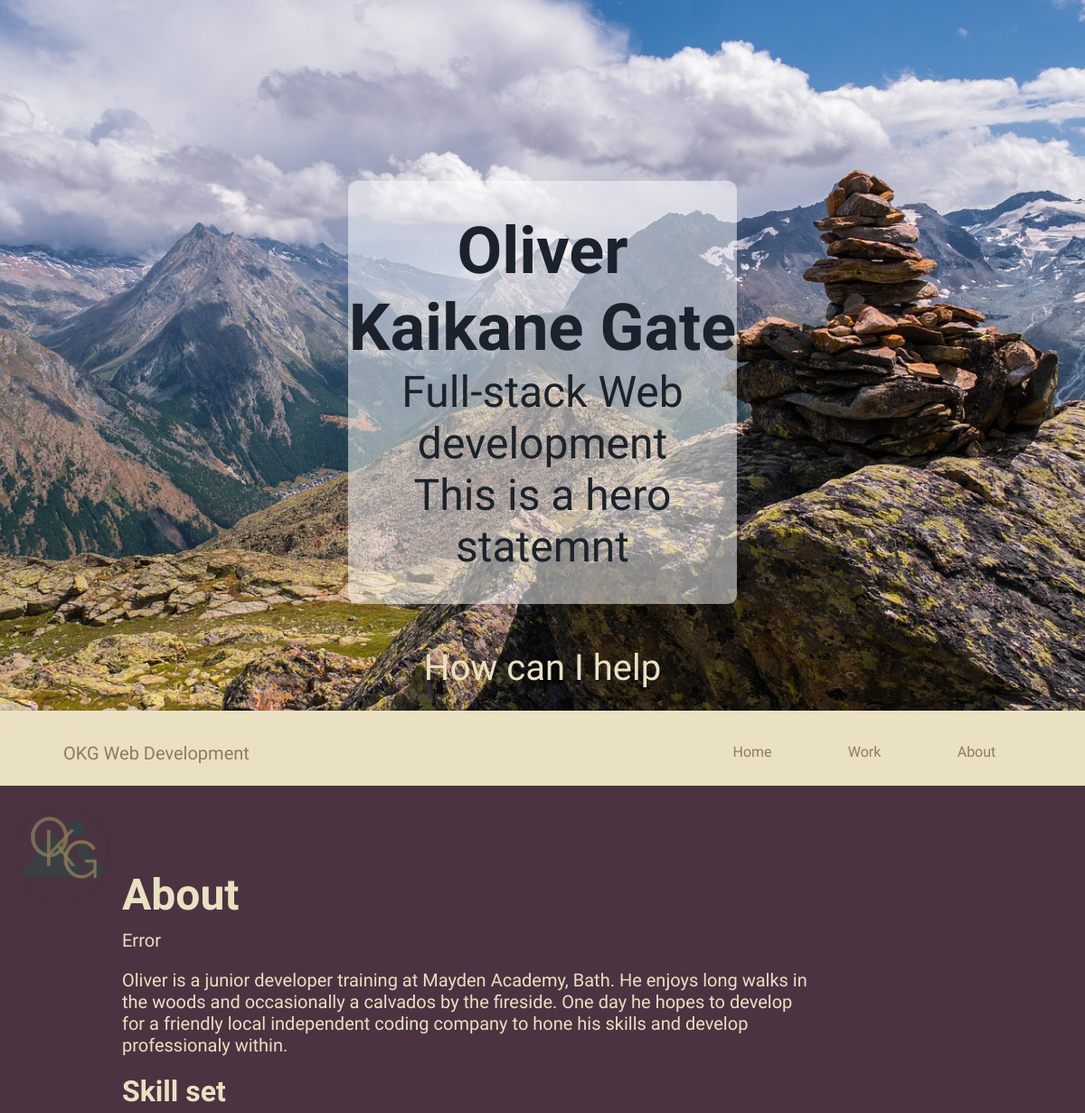
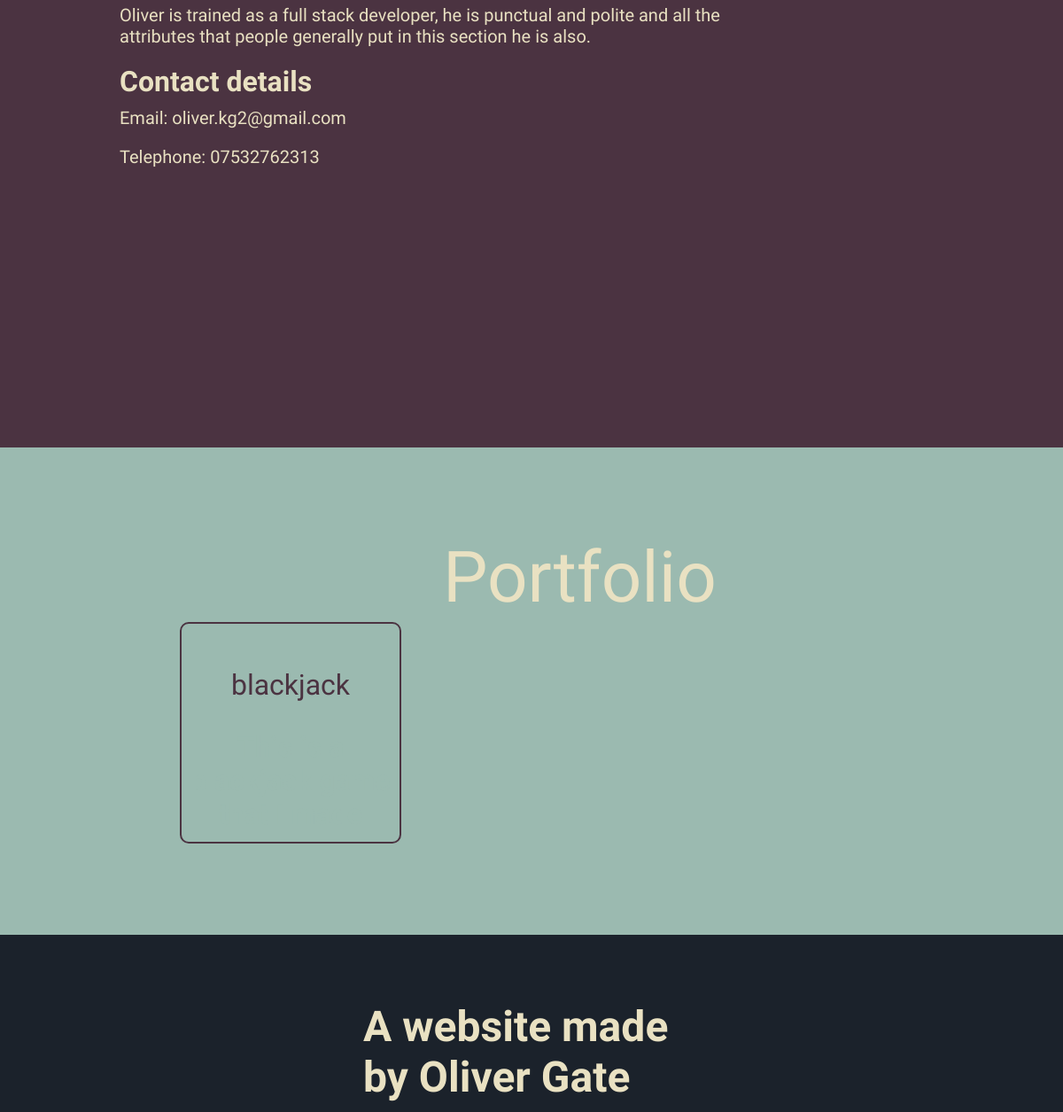
The app's page /, older data (2 pictures, top to bottom).
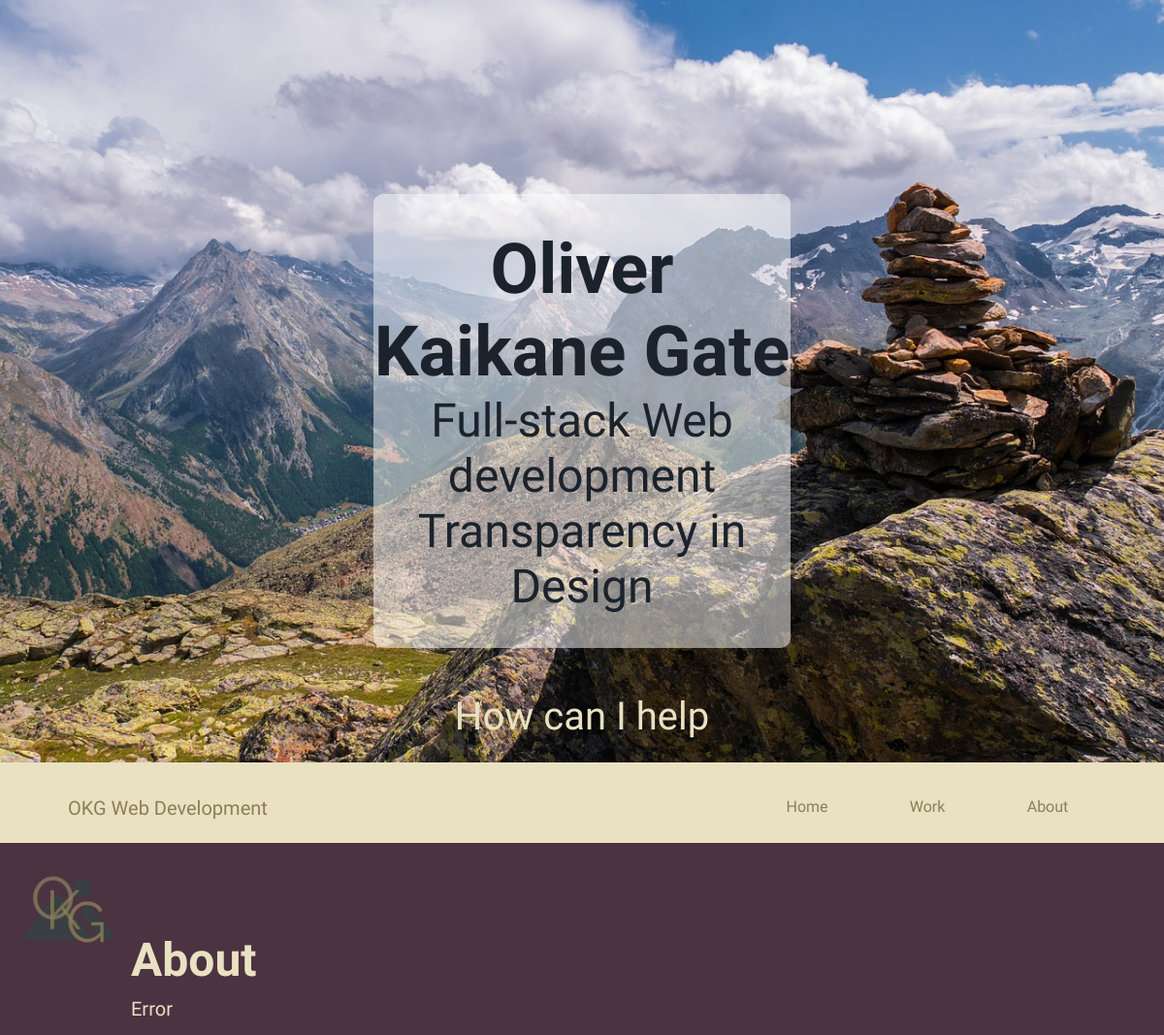
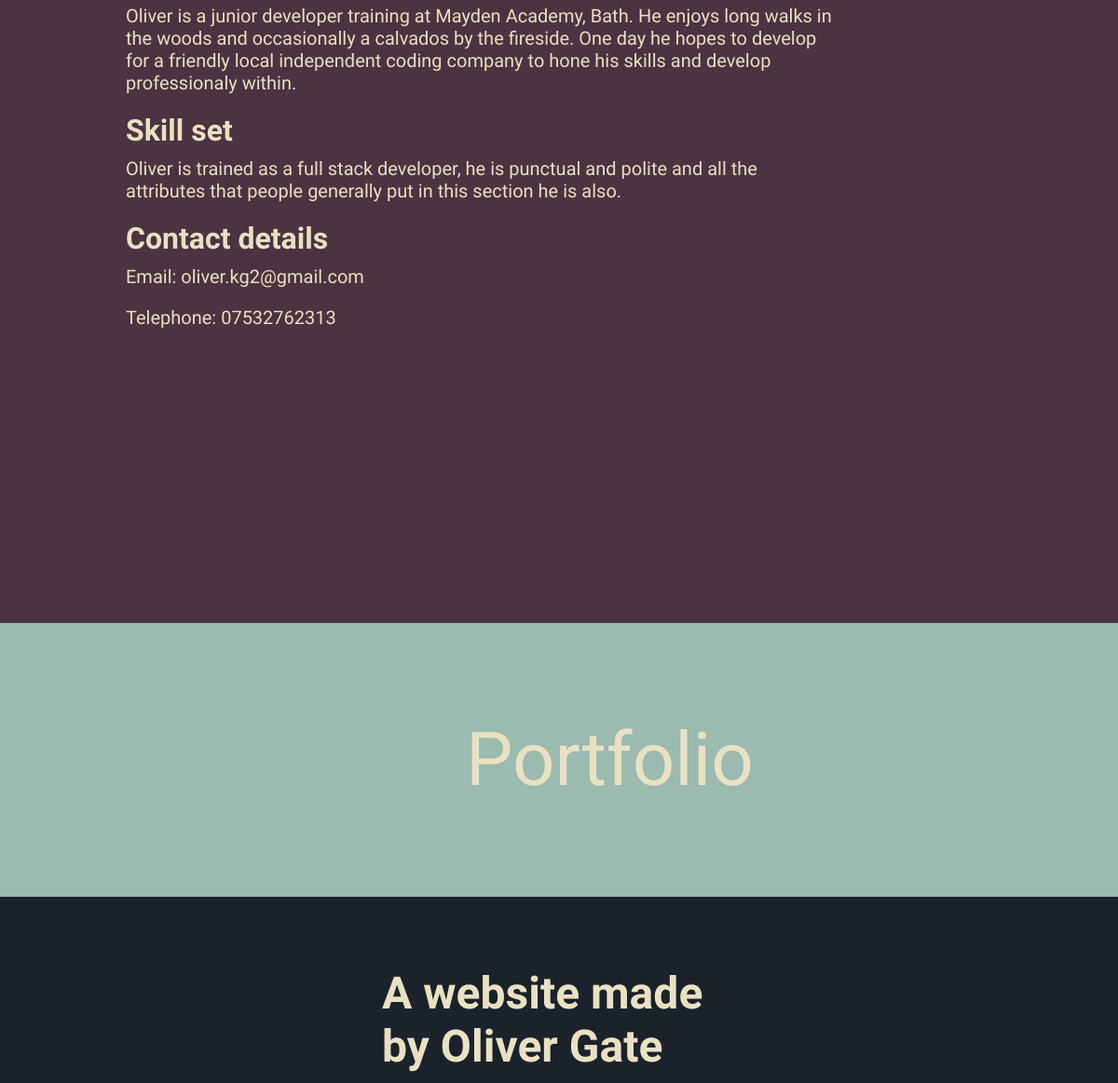
The same page, newer data (2 pictures, top to bottom).
### tables this page shows
CREATE TABLE `text_input` (
  `id` int(11) unsigned NOT NULL AUTO_INCREMENT,
  `location_description` varchar(255) DEFAULT NULL,
  `visibility` tinyint(1) unsigned NOT NULL DEFAULT '1',
  `content` varchar(10000) DEFAULT NULL,
  `url_name` varchar(255) DEFAULT NULL,
  PRIMARY KEY (`id`)
);

CREATE TABLE `portfolio` (
  `id` int(11) unsigned NOT NULL AUTO_INCREMENT,
  `project_name` varchar(255) DEFAULT NULL,
  `image_file_name` varchar(255) DEFAULT NULL,
  `visibilty` tinyint(1) unsigned DEFAULT '1',
  `hover_text` varchar(10000) DEFAULT NULL,
  `project_url` varchar(555) DEFAULT NULL,
  PRIMARY KEY (`id`)
);

### pull_data.php (called while the page is built)
<?php
require 'pull_data_functions.php';
require 'db_instantiation.php';
$content_array = content_collect('location_description','content', $db);
$hero_statement = content_picker('hero_statement', $content_array);
$about_me1 = content_picker('about_me1', $content_array);
$portfolio_db = portfolio_collect($db);

### index.php (the view, shortened to what this page needs)
<?php
require 'pull_data.php';
?>
<html lang="en">
<head>
    <link rel="stylesheet" type="text/css" href="style.css" />
</head>
<body>
     <div id="home" class="home_page">
         <div class="home_container">
            <div class="hero_statement">
                <h2>Oliver Kaikane Gate</h2><p>Full-stack Web development</p>
                        <p><?php echo $hero_statement; ?></p>
            </div>
             <div class="buttons"> <a href="#about"> How can I help </a> </div>
        </div>
     </div>
     <nav>
         <img src="img/logo.png" class="logo"/>
         <div class="nav_container">
             <div class="logo_name">
                 OKG Web Development
             </div>
             <div class="nav_links">
                 <div class="buttons">
                     <a href="#home">Home</a>
                 </div>
                 <div class="buttons">
                     <a href="#portfolioId">Work</a>
                 </div>
                 <div class="buttons">
                     <a href="#about">About</a>
                 </div>
             </div>
         </div>
     </nav>
     <section id="about" >
         <div class="body_container">
             <div class="col70_col30">
                 <h2>About</h2>
                 <p><?php echo $about_me1; ?><p>
                     Oliver is a junior developer training at Mayden Academy, Bath. He enjoys long walks in the woods and occasionally a calvados by the fireside. One day he hopes to develop for a friendly local independent coding company to hone his skills and develop professionaly within. </p>
                 </p>
                 <h3>Skill set</h3>
                 <p>
                     Oliver is trained as a full stack developer, he is punctual and polite and all the attributes that people generally put in this section he is also.                 </p>
                 <h3>Contact details</h3>
                 <p>Email: oliver.kg2@gmail.com</p>
                 <p>Telephone: 07532762313</p>
             </div>
             <div class="col30_col70">
             </div>
         </div>
     </section>
     <section id="portfolioId">
         <div class="portfolio_title">
                Portfolio
         </div>
            <div class="portfolio_container">
                <?php echo display_portfolio($portfolio_db); ?>
            </div>
     </section>
    <footer>
        <div class="footer_text_container">
            <h3>
                A website made by Oliver Gate
            </h3>
        </div>
    </footer>
</body>
</html>

### pull_data_functions.php (shortened to what this page needs)
<?php
function content_collect(string $key_field_name, string $field_name, PDO $db) : array {
    $query = $db->prepare("SELECT $key_field_name, $field_name FROM `text_input`;");
    $query->execute();
    $result = $query->fetchAll();
    return $result;
}
function content_picker(string $location_id, array $database_pull) : string {
    foreach($database_pull as $row) {
        if (array_search($location_id, $row)) {
            return $row['content'];
        }
    }
    return 'Error';
}
function portfolio_collect(PDO $db) : array {
    $query = $db->prepare("SELECT `id`, `delete`, `project_name`, `image_file_name`, `hover_text`, `project_url` FROM `portfolio`;");
    $query->execute();
    $result = $query->fetchAll();
    return $result;
}
function display_portfolio(array $portfolio_array) {
        $result = '';
        foreach($portfolio_array as $row) {
            if ($row['delete']) {
                if (
                    array_key_exists('image_file_name', $row) &&
                    array_key_exists('project_name', $row) &&
                    array_key_exists('project_url', $row) &&
                    array_key_exists('hover_text', $row)
                ) {
                    $result .= '<div style="background-image: url(' . $row['image_file_name'] . '); background-size:cover;" class="portfolio_button">';
                    $result .= '<p>' . $row['project_name'] . '</p>';
                    $result .= '<a href=' . $row['project_url'] . '>';
                    $result .= '<h3>' . $row['hover_text'] . ' </h3></a></div>';
                } else {
                    return 'Display Function not a recognisable array';
                }
            }
        }
        return $result;
}

Row changes from the older to the newer data that the page shows:
removed portfolio: project_name "blackjack"
changed text_input: content "This is a hero statemnt" → "Transparency in Design"
